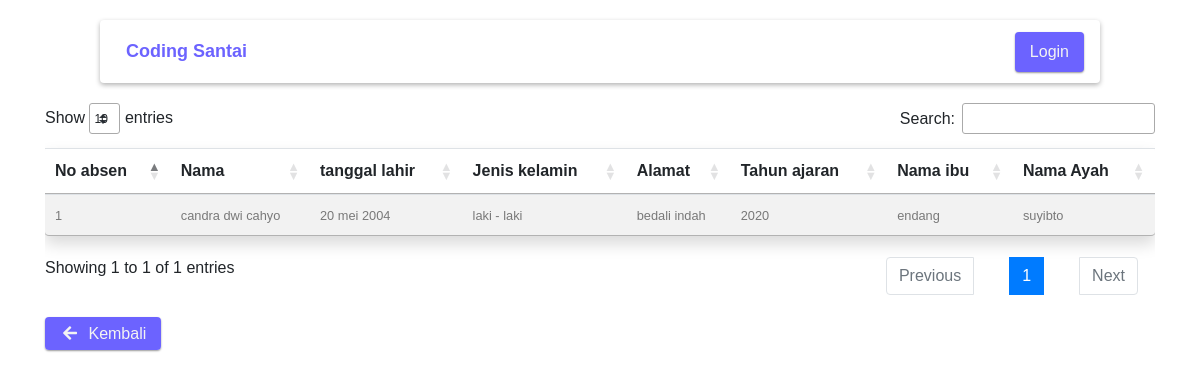
Page /data_siswa.php on the committed database.
### tables this page shows
CREATE TABLE `data_siswa` (
  `id` int(100) NOT NULL,
  `nama` varchar(100) NOT NULL,
  `ttl` text NOT NULL,
  `jk` varchar(20) NOT NULL,
  `alamat` text NOT NULL,
  `tahun_ajaran` int(10) NOT NULL,
  `nama_ibu` varchar(100) NOT NULL,
  `ttl_ibu` text NOT NULL,
  `nama_ayah` varchar(100) NOT NULL,
  `ttl_ayah` text NOT NULL,
  `kelas` varchar(15) NOT NULL,
  `jurusan` varchar(100) NOT NULL,
  `masuk` varchar(20) NOT NULL,
  `keluar` text NOT NULL,
  `spp` int(10) NOT NULL
);

### function/functions.php (called while the page is built, shortened)
<?php
$conn = mysqli_connect('localhost', 'root', '', 'pendataan_siswa');
function query($param) {
  global $conn;
  $result = mysqli_query($conn, $param);
  $rows = [];
  if (mysqli_num_rows($result) > 0) {
    while ($row = mysqli_fetch_assoc($result)) {
      $rows[] = $row;
    }
  }
  return $rows;
}
function base_url($param = []) {
  $base_url = 'http://localhost:8000/page/aplikasi_pendataan_siswa/';
  $result = (!$param) ? $base_url : $base_url . $param;
  return $result;
}

### data_siswa.php (the view, shortened to what this page needs)
<?php
require_once 'function/functions.php';
$rows = query("SELECT * FROM data_siswa ORDER BY id DESC");
?>
<header class="navbar">
  <a href="<?= base_url(); ?>" class="navbar-logo">Coding Santai</a>
  <a href="admin/login.php" class="button-purple">Login</a>
</header>
<div class="container">
  <div class="table-responsive mb-3">
    <table class="table table-striped rounded shadow" id="myTable">
      <thead>
        <tr>
          <th>No absen</th>
          <th>Nama</th>
          <th>tanggal lahir</th>
          <th>Jenis kelamin</th>
          <th>Alamat</th>
          <th>Tahun ajaran</th>
          <th>Nama ibu</th>
          <th>Nama Ayah</th>
        </tr>
      </thead>
      <tbody>
        <?php $num = 1; ?>
        <?php foreach ($rows as $row) : ?>
        <tr>
          <td><small class="text-black-50"><?= $num++; ?></small></td>
          <td><small class="text-black-50"><?= $row['nama']; ?></small></td>
          <td><small class="text-black-50"><?= $row['ttl']; ?></small></td>
          <td><small class="text-black-50"><?= $row['jk']; ?></small></td>
          <td><small class="text-black-50"><?= $row['alamat']; ?></small></td>
          <td><small class="text-black-50"><?= $row['tahun_ajaran']; ?></small></td>
          <td><small class="text-black-50"><?= $row['nama_ibu']; ?></small></td>
          <td><small class="text-black-50"><?= $row['nama_ayah']; ?></small></td>
        </tr>
        <?php endforeach; ?>
      </tbody>
    </table>
  </div>
</div>
<div class="container mb-3">
  <a href="<?= base_url(); ?>" class="button-purple">
    <i class="fas fa-fw fa-arrow-left mr-1"></i>
    <span>Kembali</span>
  </a>
</div>

### assets/css/style2.css (style rules this page uses)
* { margin: 0; padding: 0; font-family: sans-serif; }
.navbar { position: relative; box-sizing: border-box; background-color: #fff; border-radius: 4px; box-shadow: 0 2px 5px rgba(0, 0, 0, .3); margin: 20px; overflow: hidden; }
.navbar-logo { font-size: 18px; font-weight: 700; color: #6C63FF; padding: 10px; width: 50%; }
.button-purple { position: relative; padding: 8px 15px; background-color: #6C63FF; color: #f3f3f3; border-radius: 4px; box-sizing: border-box; overflow: hidden; cursor: pointer; box-shadow: 0 1px 2px rgba(0, 0, 0, .4); }
@media only screen and (min-width: 768px) { .navbar { margin: 20px 160px; } }
@media only screen and (orientation: landscape) { .navbar { margin: 20px 100px; } }

### rows in the picture
data_siswa: nama "candra dwi cahyo", ttl "20 mei 2004", jk "laki - laki", alamat "bedali indah", tahun_ajaran "2020", nama_ibu "endang", nama_ayah "suyibto"
